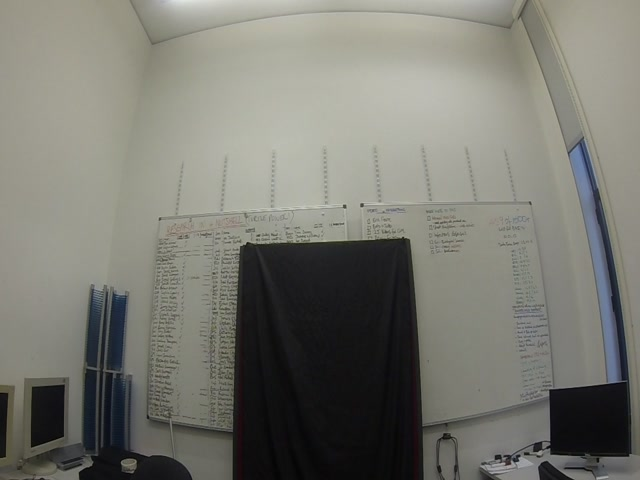
%> input picture Video5/frame00014.jpg, 640 x 480 px
$ octave --eval "result = normalize(imread('Video5/frame00014.jpg'));"   (GNU Octave 9; MATLAB toolbox functions it lacks are replaced by stand-ins)
%> lines starting %> are read from the running program, lines starting %| are printed output that depends on the picture
function normalizedimage = normalize(rgbimage)

%NORMALIZE Normalizes an image using value histogram equalization

hsvimage = rgb2hsv(rgbimage);
%> hsvimage: size 480x640x3 double; mean H, S, V 0.23, 0.0903, 0.48
V = histeq(hsvimage(:,:,3));
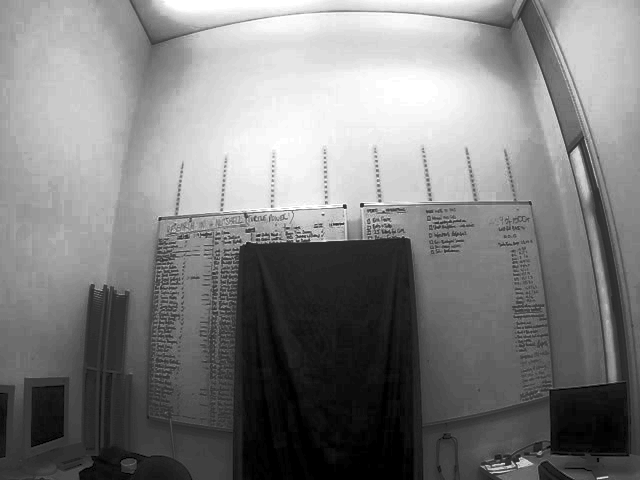
%> V: size 480x640 double; min 0, max 1, mean 0.497
hsvimage(:,:,3) = V;
%> hsvimage: size 480x640x3 double; mean H, S, V 0.23, 0.0903, 0.497
normalizedimage = 255 * hsv2rgb(hsvimage);
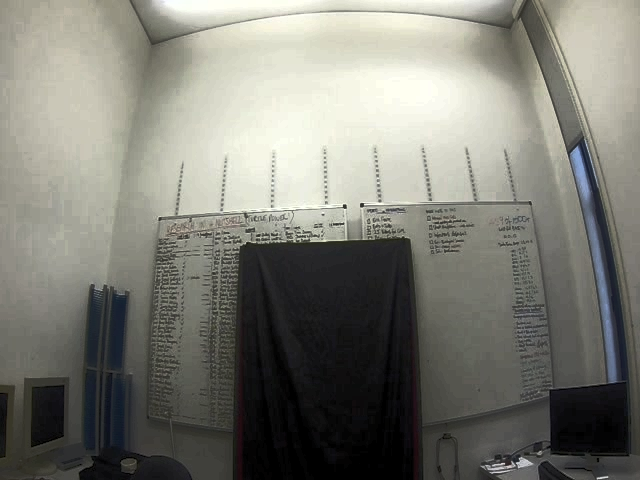
%> normalizedimage: size 480x640x3 double; mean R, G, B 125.5, 125.4, 117.1


end
